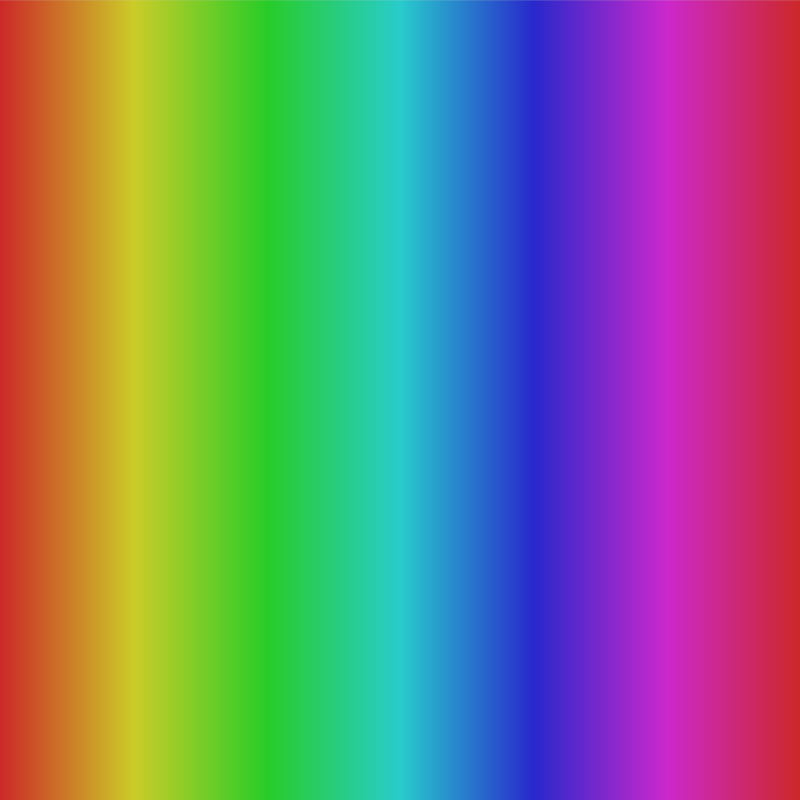
Frame 1 (no input)
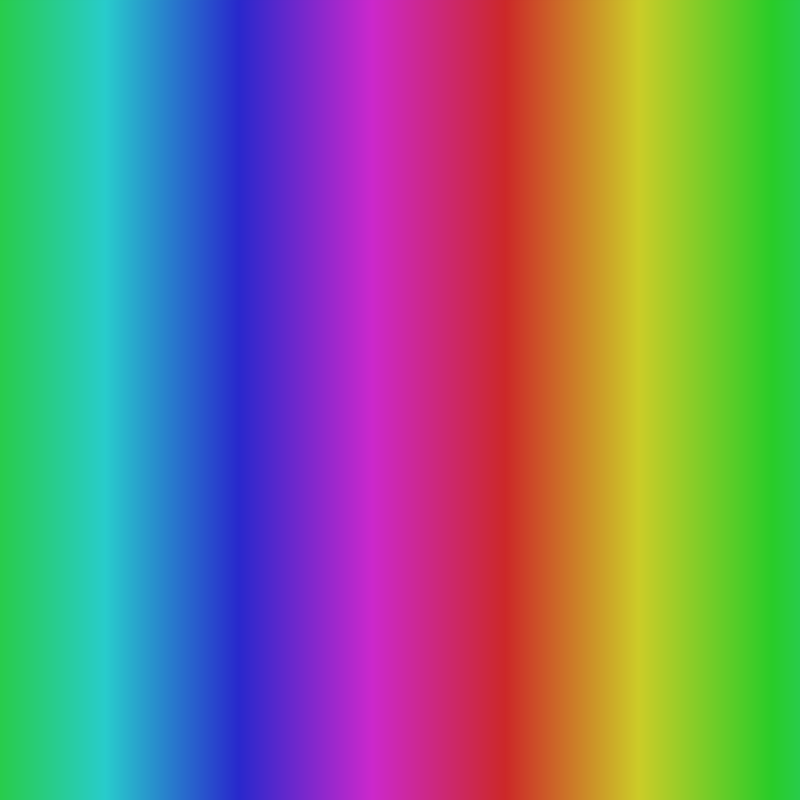
Frame 60 (the mouse pressed at the canvas centre just before this capture)
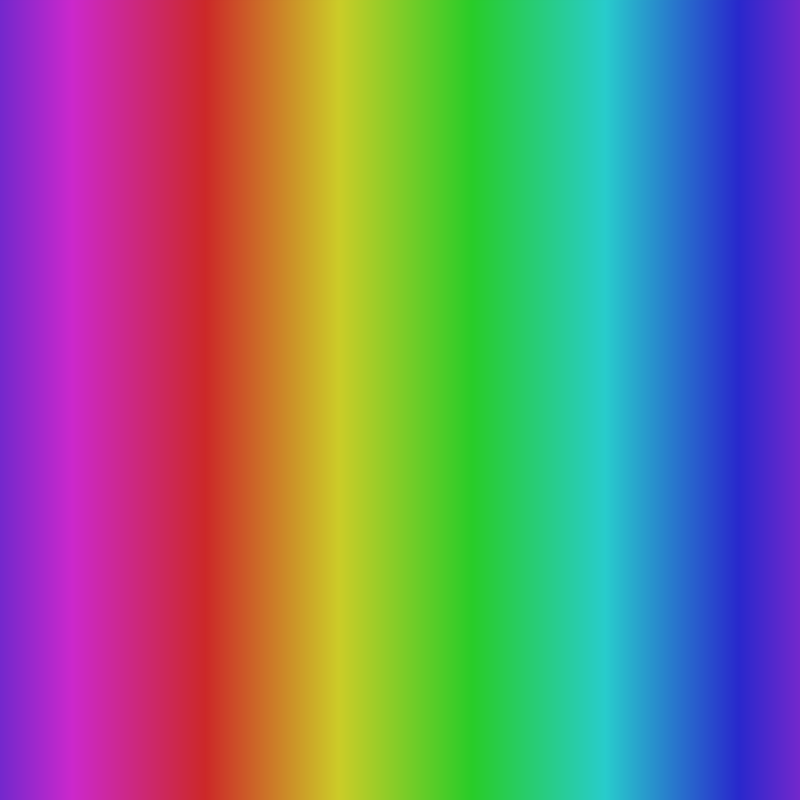
Frame 120 (the mouse held since frame 60 and released just before this capture)

The Processing sketch that drew these frames (run headless with seeded random() and noise(); from frame 60 on, the mouse is pressed at the canvas centre):

// Processing sketch: Martinez_Josue_5_cicloFor
// ── Martinez_Josue_5_cicloFor.pde
int offset; //Tendrá un valor de 0 
void setup() {
  size(800, 800);
  colorMode(HSB, 360, 100, 100);
}
void draw() {
  //width = 800, por lo tanto esto se repite 800 veces
  for (int i = 0; i < width; i++) {
    //Mapeamos el valor de i para interpretarlo como Hue
    float colorActual = map(i + offset, 0, width, 0, 360);
    stroke(colorActual%360, 80, 80);
    line(i, 0, i, height);
  }
  //offset = offset + 2;
  offset += 5;
}
